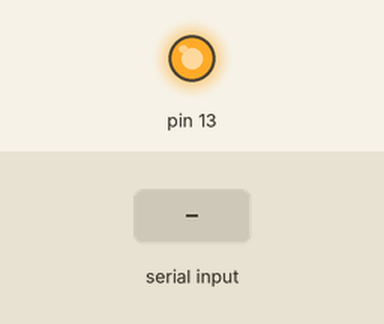
A sketch run on a simulated Arduino Uno, built with avr-gcc and run on an emulated ATmega328P. Parts: output pins drawn as LEDs (lit = HIGH). The inputs (shaded band) are chosen by the test bench. What the sketch prints to the serial monitor is not drawn.

Above: at 1.2 s.
1.3 s: "1" received over Serial
Timing chart, 0 to 4.3 s (numbered marks = the images above; inputs shaded):
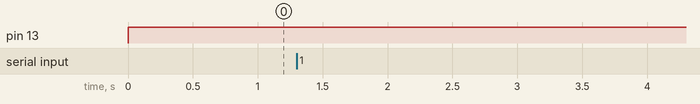

The sketch:

002UARTTxString.ino
```cpp
void setup() {
  Serial.begin(115200);

  // Define the LED pin as Output
  pinMode (13, OUTPUT);

 // Serial.println("Arduino Case Converter program running");
 // Serial.println("-------------------------------------");


}

char changeCase(char ch)
{
  if (ch >= 'A' && ch <= 'Z')
  ch = ch + 32;
    else if (ch >= 'a' && ch <= 'z')
  ch = ch - 32;

  return ch;
}
void loop() {

  digitalWrite(13, HIGH);
  //wait until something is received
  while(! Serial.available());
  digitalWrite(13, LOW);
  //read the data
  char in_read=Serial.read();
  //print the data
  Serial.print(changeCase(in_read));
}
```
